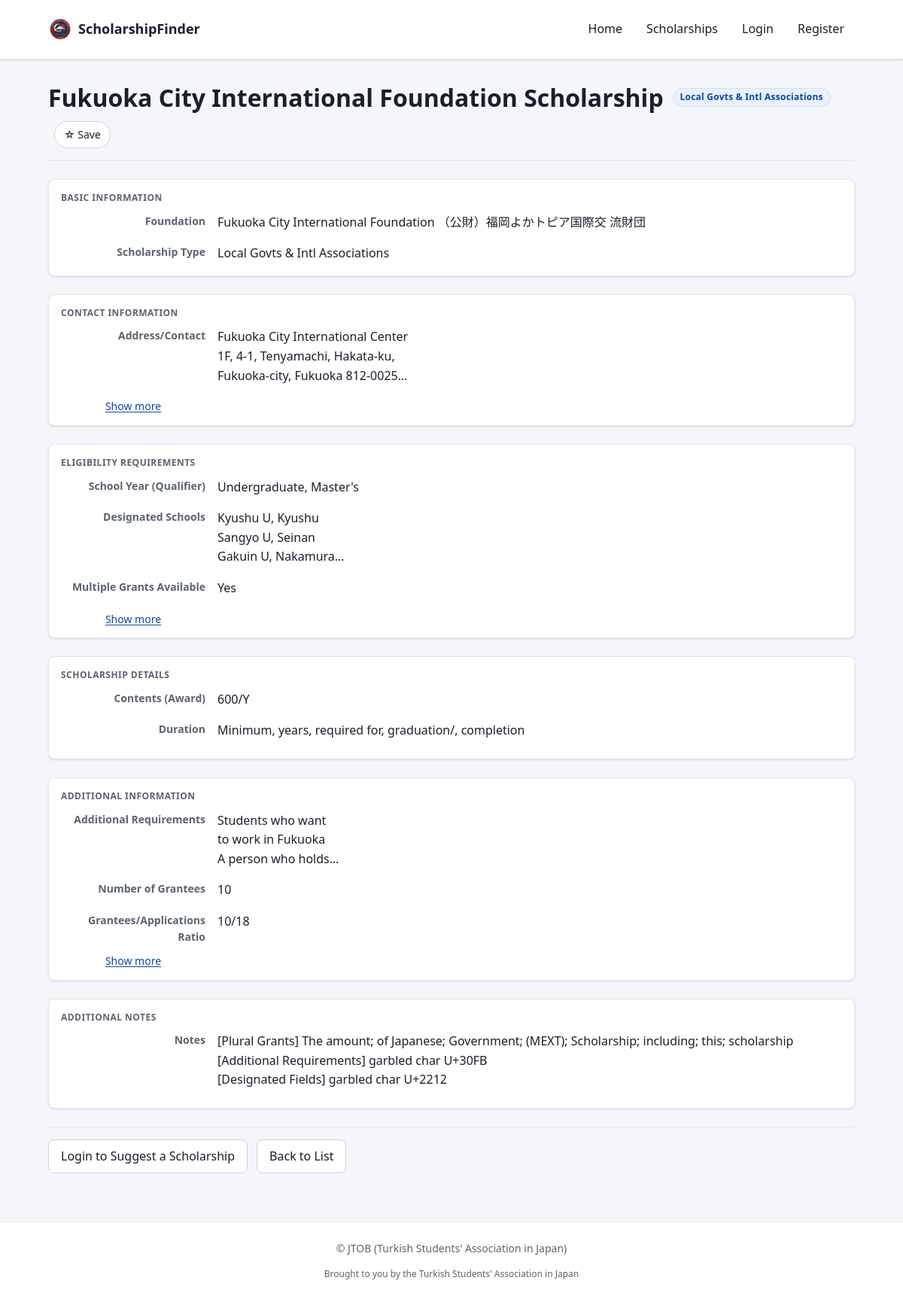
The app's page /scholarships/18/ with its own data.
### scholarships/models.py (models this page shows, shortened)
class Scholarship(models.Model):
    SECTION_CHOICES = [
        ("III", "Local Govts & Intl Associations"),
        ("IV", "Private Foundations"),
        ("V", "For Applicants Residing Abroad"),
    ]
    section = models.CharField(max_length=50, choices=SECTION_CHOICES)
    foundation_name = models.CharField(max_length=500)
    scholarship_name = models.CharField(max_length=500)
    address_contact = models.TextField(blank=True, default="")
    inquiry = models.CharField(max_length=50, blank=True, default="")
    application = models.CharField(max_length=50, blank=True, default="")
    qualifier = models.CharField(max_length=200, blank=True, default="")
    designated_schools = models.TextField(blank=True, default="")
    designated_fields = models.TextField(blank=True, default="")
    PLURAL_GRANTS_CHOICES = [("Yes", "Yes"), ("No", "No"), ("Unknown", "Unknown")]
    plural_grants = models.CharField(
        max_length=7, choices=PLURAL_GRANTS_CHOICES, blank=True, default=""
    )
    additional_requirements = models.TextField(blank=True, default="")
    contents = models.TextField(blank=True, default="")
    duration = models.CharField(max_length=200, blank=True, default="")
    application_period = models.CharField(max_length=200, blank=True, default="")
    selection_method = models.CharField(max_length=200, blank=True, default="")
    grantees = models.CharField(max_length=100, blank=True, default="")
    grantees_applications = models.CharField(max_length=100, blank=True, default="")
    notes = models.TextField(blank=True, default="")
    imported_at = models.DateTimeField(auto_now=True)
    class Meta:
        unique_together = ["foundation_name", "scholarship_name"]
        ordering = ["section", "foundation_name", "scholarship_name"]

### scholarships/views.py (the view)
# urls.py: path("scholarships/<int:pk>/", views.scholarship_detail, name="scholarship-detail"),
def scholarship_detail(request, pk):
    scholarship = get_object_or_404(
        annotate_favorited(Scholarship.objects.all(), request.user), pk=pk
    )
    return render(
        request, "scholarships/scholarship_detail.html", {"scholarship": scholarship}
    )

### scholarships/templatetags/scholarship_extras.py (called while the page is built, shortened)
@register.filter
def expand_qualifier(qualifier_string):
    if not qualifier_string:
        return ""
    codes = [code.strip() for code in qualifier_string.split("\n") if code.strip()]
    expanded_names = []
    for code in codes:
        base_code = code.split("(")[0].strip()
        expanded_name = QUALIFIER_MAPPING.get(base_code, code)
        expanded_names.append(expanded_name)
    return ", ".join(expanded_names)

@register.filter
def display_grants(value):
    return value if value else ""

@register.filter
def format_multiline(text):
    if not text:
        return ""
    text = str(text)
    text = text.replace("Ｍ", "M").replace("Ｄ", "D").replace("／", "/")
    text = text.replace("−", "-").replace("ー", "-").replace("，", ",")
    import re
    text = re.sub(r"[^\x00-\x7F]+", " ", text)
    return mark_safe(text.replace("\n", "<br>"))

@register.filter
def get_section_display(section_code):
    section_mapping = {
        "III": "Local Govts & Intl Associations",
        "IV": "Private Foundations",
        "V": "For Applicants Residing Abroad",
    }
    return section_mapping.get(section_code, section_code)

@register.filter
def expand_duration(value):
    if not value:
        return ""
    value = str(value).strip()
    parts = [part.strip() for part in value.split("\n") if part.strip()]
    expanded_parts = []
    for part in parts:
        expanded_parts.append(_expand_duration_string(part))
    return ", ".join(expanded_parts)

def _expand_duration_string(duration_str):
    if not duration_str:
        return duration_str
    expanded = duration_str
    expanded = re.sub(r"(\d+)\s*y\b", r"\1 year(s)", expanded, flags=re.IGNORECASE)
    expanded = re.sub(r"(\d+)\s*m\b", r"\1 month(s)", expanded, flags=re.IGNORECASE)
    expanded = re.sub(r"(\d+)\s*d\b", r"\1 day(s)", expanded, flags=re.IGNORECASE)
    expanded = re.sub(r"\bM\b", "Master's", expanded)
    expanded = re.sub(r"\bD\b", "Doctoral", expanded)
    expanded = expanded.replace("Within", "Within")
    expanded = expanded.replace("Up to", "Up to")
    return expanded

### scholarships/views.py (called while the page is built)
def annotate_favorited(queryset, user):
    if not user.is_authenticated:
        return queryset
    fav_exists = Favorite.objects.filter(user=user, scholarship=OuterRef("pk"))
    return queryset.annotate(is_favorited=Exists(fav_exists))

### scholarships/templates/scholarships/scholarship_detail.html (shortened to what this page needs)
{% extends "scholarships/base.html" %}
{% load scholarship_extras %}
{% block content %}
    <div class="scholarship-detail-header">
        <h1>{{ scholarship.scholarship_name }}</h1>
        <span class="section-badge">{{ scholarship.section|get_section_display }}</span>
        <span class="detail-favorite">{% include "scholarships/_favorite_button.html" %}</span>
    </div>
    <div class="scholarship-detail-content">
        <section class="detail-section">
            <h2>Basic Information</h2>
            <dl class="detail-list">
                <dt>Foundation</dt>
                <dd>{{ scholarship.foundation_name }}</dd>
                <dt>Scholarship Type</dt>
                <dd>{{ scholarship.section|get_section_display }}</dd>
            </dl>
        </section>
        <section class="detail-section">
            <h2>Contact Information</h2>
            <dl class="detail-list">
                {% if scholarship.address_contact %}
                <dt>Address/Contact</dt>
                <dd class="text-clamp">{{ scholarship.address_contact|format_multiline }}</dd>
                {% endif %}
            </dl>
        </section>
        <section class="detail-section">
            <h2>Eligibility Requirements</h2>
            <dl class="detail-list">
                {% if scholarship.qualifier %}
                <dt>School Year (Qualifier)</dt>
                <dd class="text-clamp">{{ scholarship.qualifier|expand_qualifier }}</dd>
                {% endif %}
                {% if scholarship.designated_schools %}
                <dt>Designated Schools</dt>
                <dd class="text-clamp">{{ scholarship.designated_schools|format_multiline }}</dd>
                {% endif %}
                {% if scholarship.plural_grants %}
                <dt>Multiple Grants Available</dt>
                <dd>{{ scholarship.plural_grants|display_grants }}</dd>
                {% endif %}
            </dl>
        </section>
        <section class="detail-section">
            <h2>Scholarship Details</h2>
            <dl class="detail-list">
                {% if scholarship.contents %}
                <dt>Contents (Award)</dt>
                <dd class="text-clamp">{{ scholarship.contents|format_multiline }}</dd>
                {% endif %}
                {% if scholarship.duration %}
                <dt>Duration</dt>
                <dd>{{ scholarship.duration|expand_duration }}</dd>
                {% endif %}
            </dl>
        </section>
        <section class="detail-section">
            <h2>Additional Information</h2>
            <dl class="detail-list">
                {% if scholarship.additional_requirements %}
                <dt>Additional Requirements</dt>
                <dd class="text-clamp">{{ scholarship.additional_requirements|format_multiline }}</dd>
                {% endif %}
                {% if scholarship.grantees %}
                <dt>Number of Grantees</dt>
                <dd>{{ scholarship.grantees }}</dd>
                {% endif %}
                {% if scholarship.grantees_applications %}
                <dt>Grantees/Applications Ratio</dt>
                <dd>{{ scholarship.grantees_applications }}</dd>
                {% endif %}
            </dl>
        </section>
        {% if scholarship.notes %}
        <section class="detail-section">
            <h2>Additional Notes</h2>
            <dl class="detail-list">
                <dt>Notes</dt>
                <dd class="text-clamp">{{ scholarship.notes|format_multiline }}</dd>
            </dl>
        </section>
        {% endif %}
        <section class="detail-actions">
            {% if user.is_authenticated %}
                <a href="{% url 'request-form' %}" class="button">Suggest a Scholarship</a>
            {% else %}
                <a href="{% url 'login' %}?next={% url 'request-form' %}" class="button">Login to Suggest a Scholarship</a>
            {% endif %}
            <a href="{% url 'scholarship-list' %}" class="button">Back to List</a>
        </section>
    </div>
{% endblock %}

### scholarships/static/scholarships/style.css (style rules this page uses)
:root { --brand: #1a73e8; --brand-700: #0b47a1; --brand-050: #e8f1fd; --accent: #0d9488; --accent-050: #e6f5f3; --bg-app: #f4f6fa; --surface: #ffffff; --surface-muted: #f6f8fa; --surface-sunken: #eef1f5; --text: #1a1f2c; --text-muted: #5b6470; --text-subtle: #6b7280; --border: #e2e6ec; --border-strong: #cdd3dc; --success: #1a7f37; --success-bg: #dafbe1; --error: #b3261e; --error-bg: #fdecea; --warning: #8a5a00; --warning-bg: #fff3cd; --info: #0d7d8a; --info-bg: #e0f3f5; --text-xs: 0.75rem; --text-sm: 0.875rem; --text-base: 1rem; --text-md: 1.125rem; --text-lg: 1.25rem; --text-xl: 1.5rem; --text-2xl: 2rem; --text-3xl: 2.25rem; --space-1: 0.25rem; --space-2: 0.5rem; --space-3: 0.75rem; --space-4: 1rem; --space-5: 1.5rem; --space-6: 2rem; --space-7: 3rem; --space-8: 4rem; --radius-sm: 4px; --radius: 8px; --radius-lg: 12px; --radius-pill: 999px; --shadow-sm: 0 1px 2px rgba(15, 23, 42, 0.06), 0 1px 3px rgba(15, 23, 42, 0.08); --shadow-md: 0 4px 14px rgba(15, 23, 42, 0.08); --max-width: 70rem; --focus-ring: 0 0 0 3px rgba(26, 115, 232, 0.35); --color-bg: var(--surface); --color-text: var(--text); --color-text-muted: var(--text-muted); --color-border: var(--border); --color-focus: var(--brand); --color-success: var(--success); --color-error: var(--error); --color-warning: var(--warning); --color-info: var(--brand); --spacing-unit: var(--space-4); }
*, *::before, *::after { box-sizing: border-box; }
html { -webkit-text-size-adjust: 100%; }
body { margin: 0; padding: 0; font-family: system-ui, -apple-system, "Segoe UI", Roboto, "Helvetica Neue", Arial, sans-serif; font-size: var(--text-base); line-height: 1.6; color: var(--text); background: var(--bg-app); }
h1 { font-size: var(--text-2xl); line-height: 1.2; margin: 0 0 var(--space-4); color: var(--text); }
h2 { font-size: var(--text-lg); line-height: 1.3; margin: 0 0 var(--space-3); }
a { color: var(--brand-700); text-decoration: none; }
button, .button { display: inline-flex; align-items: center; justify-content: center; gap: var(--space-2); padding: var(--space-3) var(--space-4); min-height: 44px; font-size: var(--text-base); font-family: inherit; line-height: 1.2; border: 1px solid var(--border-strong); border-radius: var(--radius); background: var(--surface); color: var(--text); cursor: pointer; text-decoration: none; transition: background-color 0.15s ease, border-color 0.15s ease, color 0.15s ease, box-shadow 0.15s ease; }
.section-badge, .status-badge { display: inline-block; padding: 0.2rem 0.55rem; border-radius: var(--radius-pill); font-size: var(--text-xs); font-weight: 700; line-height: 1.4; white-space: nowrap; letter-spacing: 0.02em; }
.section-badge { background: var(--brand-050); color: var(--brand-700); border: 1px solid #cfe0fb; }
.text-clamp { overflow: hidden; display: -webkit-box; -webkit-box-orient: vertical; -webkit-line-clamp: 3; line-clamp: 3; max-height: 4.8em; transition: max-height 0.3s ease; position: relative; }
.scholarship-detail-header { display: flex; align-items: center; flex-wrap: wrap; gap: var(--space-3); margin-bottom: var(--space-5); padding-bottom: var(--space-4); border-bottom: 1px solid var(--border); }
.scholarship-detail-header h1 { margin: 0; }
.detail-section { margin-bottom: var(--space-5); padding: var(--space-4); border: 1px solid var(--border); border-radius: var(--radius); background: var(--surface); box-shadow: var(--shadow-sm); }
.detail-section h2 { font-size: var(--text-xs); color: var(--text-muted); margin-bottom: var(--space-3); text-transform: uppercase; letter-spacing: 0.04em; font-weight: 700; }
.detail-list { display: grid; grid-template-columns: 1fr; gap: var(--space-3); margin: 0; }
.detail-list dt { font-weight: 700; font-size: var(--text-sm); color: var(--text-muted); margin-bottom: var(--space-1); }
.detail-list dd { margin: 0 0 var(--space-3); }
.detail-list dd:last-child { margin-bottom: 0; }
.detail-actions { display: flex; gap: var(--space-3); margin-top: var(--space-5); padding-top: var(--space-4); border-top: 1px solid var(--border); flex-wrap: wrap; }
@media (min-width: 768px) { .detail-list { grid-template-columns: 12rem 1fr; gap: var(--space-2) var(--space-4); } }
@media (min-width: 768px) { .detail-list dt { text-align: right; margin-bottom: 0; } }
@media (min-width: 768px) { .detail-list dd { margin-bottom: var(--space-2); } }
.detail-favorite { margin-left: var(--space-2); vertical-align: middle; }

### records on screen
Scholarship: scholarship_name "Fukuoka City International Foundation Scholarship", section|get_section_display "Local Govts & Intl Associations", foundation_name "Fukuoka City International Foundation （公財）福岡よかトピア国際交 流財団", address_contact "Fukuoka City International Center 1F, 4-1, Tenyamachi, Hakata-ku, Fukuoka-city, Fukuoka 812-0025", qualifier|expand_qualifier "Undergraduate, Master's", designated_schools "Kyushu U, Kyushu Sangyo U, Seinan Gakuin U, Nakamura", plural_grants|display_grants "Yes", contents "600/Y", duration|expand_duration "Minimum, years, required for, graduation/, completion", additional_requirements "Students who want to work in Fukuoka A person who holds", grantees "10", grantees_applications "10/18", notes "[Plural Grants] The amount; of Japanese; Government; (MEXT); Scholarship; including; this; scholarship [Additional Requirements] garbled char U+30FB [Designated Fields] garbled char U+2212"
